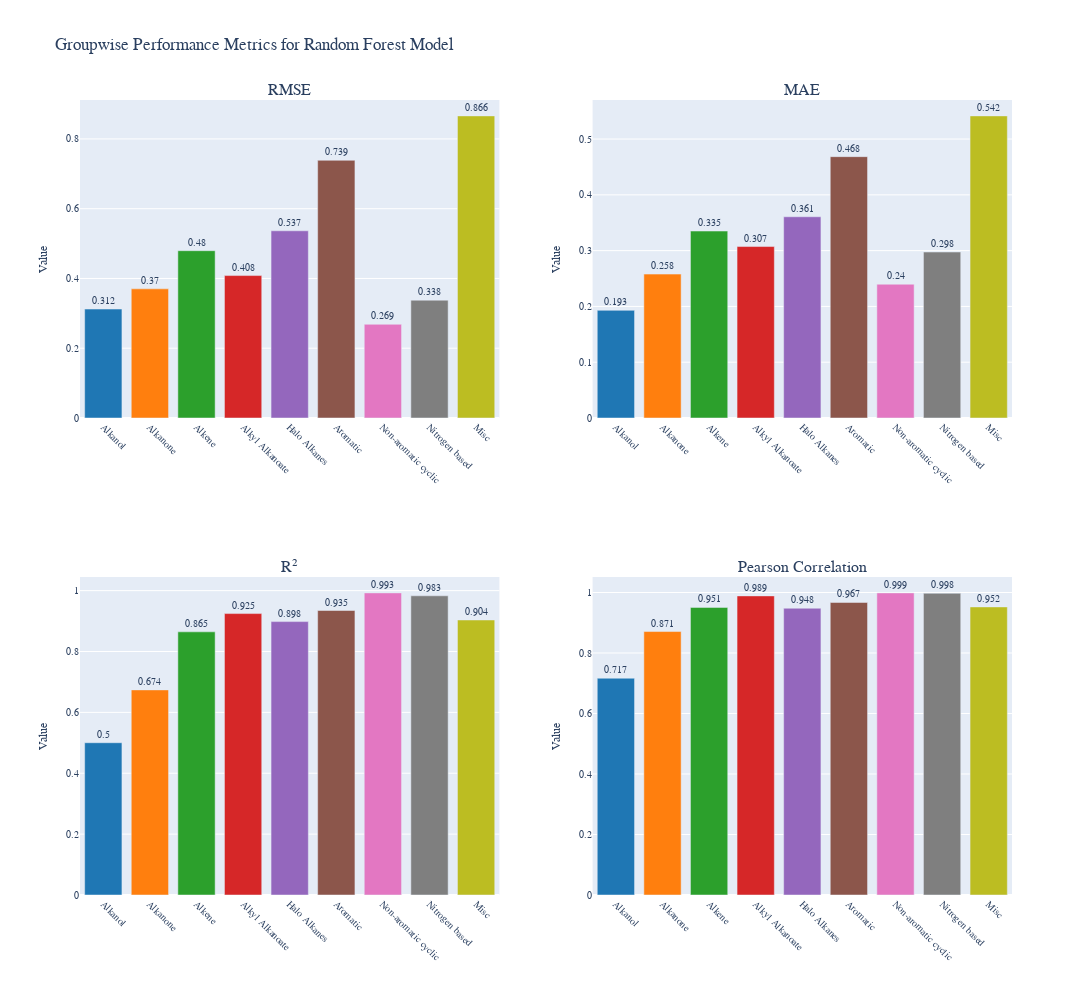

The cell this chart's notebook holds for it:
### Code cell
import numpy as np
import pandas as pd
import plotly.graph_objs as go
from plotly.subplots import make_subplots

# Define group names
group_names = [
    "Alkanol",
    "Alkanone",
    "Alkene",
    "Alkyl Alkanoate",
    "Halo Alkanes",
    "Aromatic",
    "Non-aromatic cyclic",
    "Nitrogen based",
    "Misc",
]


def calculate_metrics(y_true, y_pred):
    rmse = np.sqrt(mean_squared_error(y_true, y_pred))
    mae = mean_absolute_error(y_true, y_pred)
    r2 = r2_score(y_true, y_pred)
    pearson, _ = pearsonr(y_true, y_pred)
    return rmse, mae, r2, pearson


# Get the Random Forest model
rf_model = final_models["RandomForest"]

# Create a DataFrame to store results
results = []

# Iterate through each group
for group in range(9):
    # Filter data for the current group
    mask = groups == group
    X_group = X[mask]
    y_group = y[mask]
    ids_group = df.loc[mask, id_column]

    # Make predictions
    y_pred = rf_model.predict(X_group)

    # Calculate metrics
    rmse, mae, r2, pearson = calculate_metrics(y_group, y_pred)

    # Store results
    results.append(
        {
            "Group": group_names[group],
            "Count": len(y_group),
            "RMSE": rmse,
            "MAE": mae,
            "R2": r2,
            "Pearson": pearson,
        }
    )

    # Store individual predictions
    for true, pred, id in zip(y_group, y_pred, ids_group):
        results.append(
            {
                "Group": group_names[group],
                "MobleyID": id,
                "True_dG": true,
                "Predicted_dG": pred,
                "Error": pred - true,
            }
        )

# Convert results to DataFrame
results_df = pd.DataFrame(results)

# Separate summary and individual results
summary_df = results_df[results_df["MobleyID"].isna()].drop(
    columns=["MobleyID", "True_dG", "Predicted_dG", "Error"]
)
individual_df = results_df[results_df["MobleyID"].notna()]

# Display summary results
print("Groupwise Performance Summary:")
print(summary_df.to_string(index=False))

# Calculate overall metrics
overall_true = y
overall_pred = rf_model.predict(X)
overall_rmse, overall_mae, overall_r2, overall_pearson = calculate_metrics(
    overall_true, overall_pred
)

print("\nOverall Performance:")
print(f"RMSE: {overall_rmse:.4f}")
print(f"MAE: {overall_mae:.4f}")
print(f"R2: {overall_r2:.4f}")
print(f"Pearson: {overall_pearson:.4f}")

# Optionally, save results to CSV
summary_df.to_csv("rf_groupwise_summary.csv", index=False)
individual_df.to_csv("rf_groupwise_individual.csv", index=False)

# Create subplots
fig = make_subplots(
    rows=2,
    cols=2,
    subplot_titles=("RMSE", "MAE", "R²", "Pearson Correlation"),
    vertical_spacing=0.2,  # Increased vertical spacing
    horizontal_spacing=0.1,
)

# Add traces for each metric
metrics = ["RMSE", "MAE", "R2", "Pearson"]
positions = [(1, 1), (1, 2), (2, 1), (2, 2)]
colors = [
    "#1f77b4",
    "#ff7f0e",
    "#2ca02c",
    "#d62728",
    "#9467bd",
    "#8c564b",
    "#e377c2",
    "#7f7f7f",
    "#bcbd22",
]

for metric, pos in zip(metrics, positions):
    fig.add_trace(
        go.Bar(
            x=summary_df["Group"],
            y=summary_df[metric],
            name=metric,
            marker_color=colors,
            text=summary_df[metric].round(3),
            textposition="outside",
            textfont=dict(size=10),
        ),
        row=pos[0],
        col=pos[1],
    )

# Update layout
fig.update_layout(
    height=1000,
    width=1200,
    title_text="Groupwise Performance Metrics for Random Forest Model",
    showlegend=False,
    font=dict(family="Arial", size=12),
)

# Update all xaxes
fig.update_xaxes(
    tickangle=45,
    tickfont=dict(size=10),
    title_text="",
)

# Update all yaxes
fig.update_yaxes(
    title_text="Value",
    tickfont=dict(size=10),
    title_font=dict(size=12),
)

# Add a color legend
legend_trace = go.Scatter(
    x=[None],
    y=[None],
    mode="markers",
    marker=dict(
        color=colors,
        size=10,
    ),
    showlegend=True,
    legendgroup="colorlegend",
    legendgrouptitle_text="Groups",
    name="Groups",
)

for name, color in zip(group_names, colors):
    fig.add_trace(
        go.Scatter(
            x=[None],
            y=[None],
            mode="markers",
            marker=dict(color=color, size=10),
            showlegend=True,
            name=name,
            legendgroup="colorlegend",
        )
    )

# Adjust legend layout
fig.update_layout(
    legend=dict(
        orientation="h",
        yanchor="bottom",
        y=-0.2,
        xanchor="center",
        x=0.5,
        font=dict(size=10),
    )
)

# Show the plot
fig.show()

# Save the plot
fig.write_html("plots/groupwise/rf_groupwise_performance.html")
fig.write_image("plots/groupwise/rf_groupwise_performance.png")

### Figure 1 — Plotly figure (JSON) as saved in the notebook; plotly's stock layout.template omitted (floating-point values rounded to 4 significant figures)
{"data": [{"marker": {"color": ["#1f77b4", "#ff7f0e", "#2ca02c", "#d62728", "#9467bd", "#8c564b", "#e377c2", "#7f7f7f", "#bcbd22"]}, "name": "RMSE", "text": [0.312, 0.37, 0.48, 0.408, 0.537, 0.739, 0.269, 0.338, 0.866], "textfont": {"size": 10}, "textposition": "outside", "type": "bar", "x": ["Alkanol", "Alkanone", "Alkene", "Alkyl Alkanoate", "Halo Alkanes", "Aromatic", "Non-aromatic cyclic", "Nitrogen based", "Misc"], "xaxis": "x", "y": [0.3123, 0.3702, 0.4796, 0.4083, 0.5367, 0.7387, 0.2686, 0.3378, 0.866], "yaxis": "y"}, {"marker": {"color": ["#1f77b4", "#ff7f0e", "#2ca02c", "#d62728", "#9467bd", "#8c564b", "#e377c2", "#7f7f7f", "#bcbd22"]}, "name": "MAE", "text": [0.193, 0.258, 0.335, 0.307, 0.361, 0.468, 0.24, 0.298, 0.542], "textfont": {"size": 10}, "textposition": "outside", "type": "bar", "x": ["Alkanol", "Alkanone", "Alkene", "Alkyl Alkanoate", "Halo Alkanes", "Aromatic", "Non-aromatic cyclic", "Nitrogen based", "Misc"], "xaxis": "x2", "y": [0.193, 0.258, 0.3351, 0.3073, 0.3607, 0.4685, 0.2398, 0.2975, 0.5415], "yaxis": "y2"}, {"marker": {"color": ["#1f77b4", "#ff7f0e", "#2ca02c", "#d62728", "#9467bd", "#8c564b", "#e377c2", "#7f7f7f", "#bcbd22"]}, "name": "R2", "text": [0.5, 0.674, 0.865, 0.925, 0.898, 0.935, 0.993, 0.983, 0.904], "textfont": {"size": 10}, "textposition": "outside", "type": "bar", "x": ["Alkanol", "Alkanone", "Alkene", "Alkyl Alkanoate", "Halo Alkanes", "Aromatic", "Non-aromatic cyclic", "Nitrogen based", "Misc"], "xaxis": "x3", "y": [0.5003, 0.6739, 0.8646, 0.9246, 0.8983, 0.9347, 0.9926, 0.983, 0.9036], "yaxis": "y3"}, {"marker": {"color": ["#1f77b4", "#ff7f0e", "#2ca02c", "#d62728", "#9467bd", "#8c564b", "#e377c2", "#7f7f7f", "#bcbd22"]}, "name": "Pearson", "text": [0.717, 0.871, 0.951, 0.989, 0.948, 0.967, 0.999, 0.998, 0.952], "textfont": {"size": 10}, "textposition": "outside", "type": "bar", "x": ["Alkanol", "Alkanone", "Alkene", "Alkyl Alkanoate", "Halo Alkanes", "Aromatic", "Non-aromatic cyclic", "Nitrogen based", "Misc"], "xaxis": "x4", "y": [0.7167, 0.871, 0.9509, 0.9889, 0.9481, 0.9672, 0.9988, 0.9975, 0.9524], "yaxis": "y4"}, {"legendgroup": "colorlegend", "marker": {"color": "#1f77b4", "size": 10}, "mode": "markers", "name": "Alkanol", "showlegend": true, "type": "scatter", "x": [null], "y": [null]}, {"legendgroup": "colorlegend", "marker": {"color": "#ff7f0e", "size": 10}, "mode": "markers", "name": "Alkanone", "showlegend": true, "type": "scatter", "x": [null], "y": [null]}, {"legendgroup": "colorlegend", "marker": {"color": "#2ca02c", "size": 10}, "mode": "markers", "name": "Alkene", "showlegend": true, "type": "scatter", "x": [null], "y": [null]}, {"legendgroup": "colorlegend", "marker": {"color": "#d62728", "size": 10}, "mode": "markers", "name": "Alkyl Alkanoate", "showlegend": true, "type": "scatter", "x": [null], "y": [null]}, {"legendgroup": "colorlegend", "marker": {"color": "#9467bd", "size": 10}, "mode": "markers", "name": "Halo Alkanes", "showlegend": true, "type": "scatter", "x": [null], "y": [null]}, {"legendgroup": "colorlegend", "marker": {"color": "#8c564b", "size": 10}, "mode": "markers", "name": "Aromatic", "showlegend": true, "type": "scatter", "x": [null], "y": [null]}, {"legendgroup": "colorlegend", "marker": {"color": "#e377c2", "size": 10}, "mode": "markers", "name": "Non-aromatic cyclic", "showlegend": true, "type": "scatter", "x": [null], "y": [null]}, {"legendgroup": "colorlegend", "marker": {"color": "#7f7f7f", "size": 10}, "mode": "markers", "name": "Nitrogen based", "showlegend": true, "type": "scatter", "x": [null], "y": [null]}, {"legendgroup": "colorlegend", "marker": {"color": "#bcbd22", "size": 10}, "mode": "markers", "name": "Misc", "showlegend": true, "type": "scatter", "x": [null], "y": [null]}], "layout": {"annotations": [{"font": {"size": 16}, "showarrow": false, "text": "RMSE", "x": 0.225, "xanchor": "center", "xref": "paper", "y": 1, "yanchor": "bottom", "yref": "paper"}, {"font": {"size": 16}, "showarrow": false, "text": "MAE", "x": 0.775, "xanchor": "center", "xref": "paper", "y": 1, "yanchor": "bottom", "yref": "paper"}, {"font": {"size": 16}, "showarrow": false, "text": "R²", "x": 0.225, "xanchor": "center", "xref": "paper", "y": 0.4, "yanchor": "bottom", "yref": "paper"}, {"font": {"size": 16}, "showarrow": false, "text": "Pearson Correlation", "x": 0.775, "xanchor": "center", "xref": "paper", "y": 0.4, "yanchor": "bottom", "yref": "paper"}], "font": {"family": "Arial", "size": 12}, "height": 1000, "legend": {"font": {"size": 10}, "orientation": "h", "x": 0.5, "xanchor": "center", "y": -0.2, "yanchor": "bottom"}, "showlegend": false, "title": {"text": "Groupwise Performance Metrics for Random Forest Model"}, "width": 1200, "xaxis": {"anchor": "y", "domain": [0, 0.45], "tickangle": 45, "tickfont": {"size": 10}, "title": {"text": ""}}, "xaxis2": {"anchor": "y2", "domain": [0.55, 1], "tickangle": 45, "tickfont": {"size": 10}, "title": {"text": ""}}, "xaxis3": {"anchor": "y3", "domain": [0, 0.45], "tickangle": 45, "tickfont": {"size": 10}, "title": {"text": ""}}, "xaxis4": {"anchor": "y4", "domain": [0.55, 1], "tickangle": 45, "tickfont": {"size": 10}, "title": {"text": ""}}, "yaxis": {"anchor": "x", "domain": [0.6, 1], "tickfont": {"size": 10}, "title": {"font": {"size": 12}, "text": "Value"}}, "yaxis2": {"anchor": "x2", "domain": [0.6, 1], "tickfont": {"size": 10}, "title": {"font": {"size": 12}, "text": "Value"}}, "yaxis3": {"anchor": "x3", "domain": [0, 0.4], "tickfont": {"size": 10}, "title": {"font": {"size": 12}, "text": "Value"}}, "yaxis4": {"anchor": "x4", "domain": [0, 0.4], "tickfont": {"size": 10}, "title": {"font": {"size": 12}, "text": "Value"}}}}
